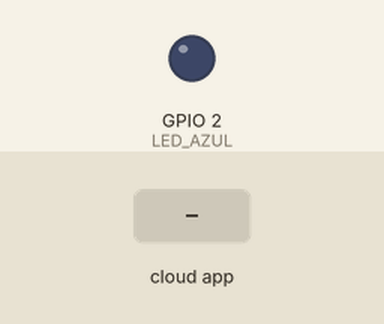
Simulated run of this program. Board: ESP32. Shown: output pins drawn as LEDs (lit = HIGH). The test bench sets the inputs (shaded band). WiFi joins after 1.5 s; servers stay silent unless stated; the Firebase database answers and starts empty; what the program prints to the serial monitor is not drawn.

Above: at 2.7 s.
2.8 s: the phone or cloud app sets lampada to 1
At 4.1 s:
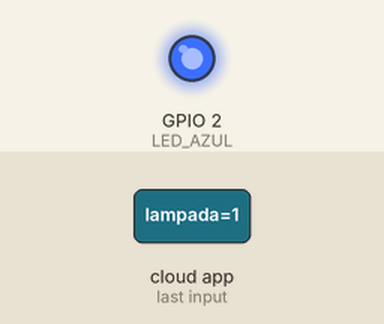
7.3 s: the phone or cloud app sets ar-condicionado to 1
At 15.3 s:
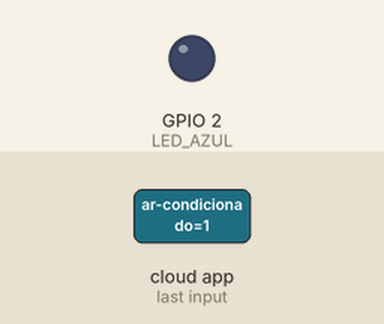
Timing chart, 0 to 16.8 s (numbered marks = the images above; inputs shaded):
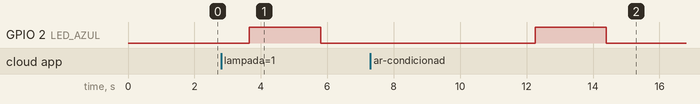

The program:

main.cpp
```cpp
#include <Arduino.h>

#define LED_AZUL 2

//Firebase Arduino Client Library for ESP8266 and ESP32@
#if defined(ESP32)
  #include <WiFi.h>
#elif defined(ESP8266)
  #include <ESP8266WiFi.h>
#endif
#include <Firebase_ESP_Client.h>

//Wi-fi
#define WIFI_SSID "pipoca"
#define WIFI_PASSWORD "rafa2011"

//Firebase
#define API_KEY "AIzaSyCXFeh73mT8dmmIGLYpD2SLMfHAPoZPqrg"
#define DATABASE_URL "https://projeto-iot-38e2a-default-rtdb.firebaseio.com/" //a URL deve ser bem formada https://domínio/
//Variáveis globais para manipular o Firebase
FirebaseData fbdo; //Define Firebase Data object
FirebaseAuth auth; //Define Firebase Auth object
FirebaseConfig config; //Define Firebase Config object

//Inicializa o wifi
void wifiSetup(){
  WiFi.begin(WIFI_SSID, WIFI_PASSWORD);
  Serial.print("Connecting to Wi-Fi");
  while (WiFi.status() != WL_CONNECTED){
    Serial.print(".");
    delay(300);
  }
  Serial.println();
  Serial.print("Connected with IP: ");
  Serial.println(WiFi.localIP());
  Serial.println();
}

//inicializa e authentica no Firebase
void firebaseSetup(){

  /* Assign the api key (required) */
  config.api_key = API_KEY;

  /* Assign the RTDB URL (required) */
  config.database_url = DATABASE_URL;

  // Assign the user sign in credentials
  auth.user.email = "teste@teste.com";
  auth.user.password = "Teste123";

  // Initialize the library with the Firebase authentication and config
  Firebase.begin(&config, &auth);

  // Optional, set AP reconnection in setup()
  Firebase.reconnectWiFi(true);
}

void setup() {
  // put your setup code here, to run once:
  //inicializando o terminal
  Serial.begin(9600);
  //inicializa o Wifi e o Firebase
  Serial.println();
  Serial.println("Setup Wifi e Firebase");
  wifiSetup();
  firebaseSetup();
  pinMode(LED_AZUL,OUTPUT); //seta o pino 2 do led azul para output
}

//variávais globais para o loop
int count_int = 0;
int count_json = 0;

void loop() {
  // put your main code here, to run repeatedly:
  delay(2000);
  if (Firebase.ready()){
    //Escrevendo e lendo um Inteiro no RTDB
    //Escrevendo com set
    Serial.println("\n\nConectou no firebase");

    /*
      Simulação de leituras nós casas no RTDB
    */
    //Lendo um Inteiro no RTDB
    Serial.println("");
    Serial.println("Estado da /casa1/area/lampada");
    //
    Serial.printf("Get int... %s\n", Firebase.RTDB.getInt(&fbdo, F("/casa1/area/lampada"))
    ? String(fbdo.to<int>()).c_str()
    : fbdo.errorReason().c_str());
    Serial.println("");
    //Liga ou desliga o Led Azul conforme o estado lido no Firebase
    fbdo.to<int>() == 0
      ? digitalWrite(LED_AZUL,LOW)
      : digitalWrite(LED_AZUL,HIGH);

    delay(2000);

    Serial.println("Estado da /casa1/banheiro/lampada");
    //
    Serial.printf("Get int... %s\n", Firebase.RTDB.getInt(&fbdo, F("/casa1/banheiro/lampada"))
    ? String(fbdo.to<int>()).c_str()
    : fbdo.errorReason().c_str());
    Serial.println("");
    //Liga ou desliga o Led Azul conforme o estado lido no Firebase
    fbdo.to<int>() == 0
      ? digitalWrite(LED_AZUL,LOW)
      : digitalWrite(LED_AZUL,HIGH);

    delay(2000);

    Serial.println("Estado da /casa1/circulacao/lampada");
    //
    Serial.printf("Get int... %s\n", Firebase.RTDB.getInt(&fbdo, F("/casa1/circulacao/lampada"))
    ? String(fbdo.to<int>()).c_str()
    : fbdo.errorReason().c_str());
    Serial.println("");
    //Liga ou desliga o Led Azul conforme o estado lido no Firebase
    fbdo.to<int>() == 0
      ? digitalWrite(LED_AZUL,LOW)
      : digitalWrite(LED_AZUL,HIGH);

    delay(2000);

    Serial.println("Estado da /casa1/cozinha/lampada");
    //Lendo com get
    Serial.printf("Get int... %s\n", Firebase.RTDB.getInt(&fbdo, F("/casa1/cozinha/lampada"))
    ? String(fbdo.to<int>()).c_str()
    : fbdo.errorReason().c_str());
    Serial.println("");
    //Liga ou desliga o Led Azul conforme o estado lido no Firebase
    fbdo.to<int>() == 0
      ? digitalWrite(LED_AZUL,LOW)
      : digitalWrite(LED_AZUL,HIGH);

    delay(2000);

    Serial.println("Estado da /casa1/cozinha/ar-condicionado");
    //
    Serial.printf("Get int... %s\n", Firebase.RTDB.getInt(&fbdo, F("/casa1/cozinha/ar-condicionado"))
    ? String(fbdo.to<int>()).c_str()
    : fbdo.errorReason().c_str());
    Serial.println("");
    //Liga ou desliga o Led Azul conforme o estado lido no Firebase
    fbdo.to<int>() == 0
      ? digitalWrite(LED_AZUL,LOW)
      : digitalWrite(LED_AZUL,HIGH);

    delay(2000);

    Serial.println("Estado da /casa1/dormitorio1/lampada");
    //
    Serial.printf("Get int... %s\n", Firebase.RTDB.getInt(&fbdo, F("/casa1/dormitorio1/lampada"))
    ? String(fbdo.to<int>()).c_str()
    : fbdo.errorReason().c_str());
    Serial.println("");
    //Liga ou desliga o Led Azul conforme o estado lido no Firebase
    fbdo.to<int>() == 0
      ? digitalWrite(LED_AZUL,LOW)
      : digitalWrite(LED_AZUL,HIGH);

    delay(2000);

    Serial.println("Estado da /casa1/dormitorio1/ar-condicionado");
    //
    Serial.printf("Get int... %s\n", Firebase.RTDB.getInt(&fbdo, F("/casa1/dormitorio1/ar-condicionado"))
    ? String(fbdo.to<int>()).c_str()
    : fbdo.errorReason().c_str());
    Serial.println("");
    //Liga ou desliga o Led Azul conforme o estado lido no Firebase
    fbdo.to<int>() == 0
      ? digitalWrite(LED_AZUL,LOW)
      : digitalWrite(LED_AZUL,HIGH);

    delay(2000);

    Serial.println("Estado da /casa1/dormitorio2/lampada");
    //
    Serial.printf("Get int... %s\n", Firebase.RTDB.getInt(&fbdo, F("/casa1/dormitorio2/lampada"))
    ? String(fbdo.to<int>()).c_str()
    : fbdo.errorReason().c_str());
    Serial.println("");
    //Liga ou desliga o Led Azul conforme o estado lido no Firebase
    fbdo.to<int>() == 0
      ? digitalWrite(LED_AZUL,LOW)
      : digitalWrite(LED_AZUL,HIGH);

    delay(2000);

    Serial.println("Estado da /casa1/dormitorio2/ar-condicionado");
    //
    Serial.printf("Get int... %s\n", Firebase.RTDB.getInt(&fbdo, F("/casa1/dormitorio2/ar-condicionado"))
    ? String(fbdo.to<int>()).c_str()
    : fbdo.errorReason().c_str());
    Serial.println("");
    //Liga ou desliga o Led Azul conforme o estado lido no Firebase
    fbdo.to<int>() == 0
      ? digitalWrite(LED_AZUL,LOW)
      : digitalWrite(LED_AZUL,HIGH);

    delay(2000);

    Serial.println("Estado da /casa1/dormitorio3/lampada");
    //
    Serial.printf("Get int... %s\n", Firebase.RTDB.getInt(&fbdo, F("/casa1/dormitorio3/lampada"))
    ? String(fbdo.to<int>()).c_str()
    : fbdo.errorReason().c_str());
    Serial.println("");
    //Liga ou desliga o Led Azul conforme o estado lido no Firebase
    fbdo.to<int>() == 0
      ? digitalWrite(LED_AZUL,LOW)
      : digitalWrite(LED_AZUL,HIGH);

    delay(2000);

    Serial.println("Estado da /casa1/dormitorio3/ar-condicionado");
    //
    Serial.printf("Get int... %s\n", Firebase.RTDB.getInt(&fbdo, F("/casa1/dormitorio3/ar-condicionado"))
    ? String(fbdo.to<int>()).c_str()
    : fbdo.errorReason().c_str());
    Serial.println("");
    //Liga ou desliga o Led Azul conforme o estado lido no Firebase
    fbdo.to<int>() == 0
      ? digitalWrite(LED_AZUL,LOW)
      : digitalWrite(LED_AZUL,HIGH);

    delay(2000);

    Serial.println("Estado da /casa1/sala-estar/lampada");
    //
    Serial.printf("Get int... %s\n", Firebase.RTDB.getInt(&fbdo, F("/casa1/sala-estar/lampada"))
    ? String(fbdo.to<int>()).c_str()
    : fbdo.errorReason().c_str());
    Serial.println("");
    //Liga ou desliga o Led Azul conforme o estado lido no Firebase
    fbdo.to<int>() == 0
      ? digitalWrite(LED_AZUL,LOW)
      : digitalWrite(LED_AZUL,HIGH);

    delay(2000);

    Serial.println("Estado da /casa1/sala-estar/ar-condicionado");
    //
    Serial.printf("Get int... %s\n", Firebase.RTDB.getInt(&fbdo, F("/casa1/sala-estar/ar-condicionado"))
    ? String(fbdo.to<int>()).c_str()
    : fbdo.errorReason().c_str());
    Serial.println("");
    //Liga ou desliga o Led Azul conforme o estado lido no Firebase
    fbdo.to<int>() == 0
      ? digitalWrite(LED_AZUL,LOW)
      : digitalWrite(LED_AZUL,HIGH);

  }
}
```

Measured:
- after the input at 2.8 s, GPIO 2 (LED_AZUL): LOW → HIGH after 0.85 s, → LOW 2.2 s later
- after the input at 7.3 s, GPIO 2 (LED_AZUL): LOW → HIGH after 5.0 s, → LOW 2.2 s later
